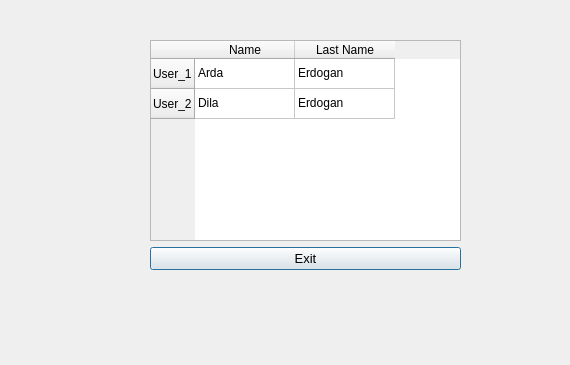
<?xml version="1.0" encoding="UTF-8"?>
<ui version="4.0">
 <class>User</class>
 <widget class="QDialog" name="User">
  <property name="geometry">
   <rect>
    <x>0</x>
    <y>0</y>
    <width>570</width>
    <height>365</height>
   </rect>
  </property>
  <property name="windowTitle">
   <string>Dialog</string>
  </property>
  <widget class="QWidget" name="">
   <property name="geometry">
    <rect>
     <x>150</x>
     <y>40</y>
     <width>311</width>
     <height>230</height>
    </rect>
   </property>
   <layout class="QVBoxLayout" name="verticalLayout">
    <item>
     <widget class="QTableWidget" name="tableWidget">
      <property name="sizePolicy">
       <sizepolicy hsizetype="Minimum" vsizetype="Expanding">
        <horstretch>0</horstretch>
        <verstretch>0</verstretch>
       </sizepolicy>
      </property>
      <row>
       <property name="text">
        <string>User_1</string>
       </property>
      </row>
      <row>
       <property name="text">
        <string>User_2</string>
       </property>
      </row>
      <column>
       <property name="text">
        <string>Name</string>
       </property>
      </column>
      <column>
       <property name="text">
        <string>Last Name</string>
       </property>
      </column>
      <item row="0" column="0">
       <property name="text">
        <string>Arda</string>
       </property>
      </item>
      <item row="0" column="1">
       <property name="text">
        <string>Erdogan</string>
       </property>
      </item>
      <item row="1" column="0">
       <property name="text">
        <string>Dila</string>
       </property>
      </item>
      <item row="1" column="1">
       <property name="text">
        <string>Erdogan</string>
       </property>
      </item>
     </widget>
    </item>
    <item>
     <widget class="QPushButton" name="pushButton">
      <property name="font">
       <font>
        <pointsize>10</pointsize>
       </font>
      </property>
      <property name="text">
       <string>Exit</string>
      </property>
     </widget>
    </item>
   </layout>
  </widget>
 </widget>
 <resources/>
 <connections/>
</ui>
